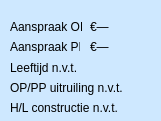
   <widget class="QFrame" name="frame_Aegon67">
    <property name="geometry">
     <rect>
      <x>660</x>
      <y>640</y>
      <width>161</width>
      <height>121</height>
     </rect>
    </property>
    <property name="font">
     <font>
      <pointsize>10</pointsize>
      <weight>75</weight>
      <bold>true</bold>
     </font>
    </property>
    <property name="styleSheet">
     <string notr="true">background-color: rgb(206, 232, 255);</string>
    </property>
    <widget class="QLabel" name="lbl_A67_AanspraakOP">
     <property name="geometry">
      <rect>
       <x>10</x>
       <y>20</y>
       <width>72</width>
       <height>13</height>
      </rect>
     </property>
     <property name="text">
      <string>Aanspraak OP:</string>
     </property>
    </widget>
    <widget class="QLabel" name="lbl_A67_AanspraakPP">
     <property name="geometry">
      <rect>
       <x>10</x>
       <y>40</y>
       <width>70</width>
       <height>13</height>
      </rect>
     </property>
     <property name="text">
      <string>Aanspraak PP:</string>
     </property>
    </widget>
    <widget class="QLabel" name="lbl_A67_hlConstructie">
     <property name="geometry">
      <rect>
       <x>10</x>
       <y>100</y>
       <width>141</width>
       <height>16</height>
      </rect>
     </property>
     <property name="text">
      <string>H/L constructie n.v.t.</string>
     </property>
    </widget>
    <widget class="QLabel" name="lbl_A67_pLeeftijd">
     <property name="geometry">
      <rect>
       <x>10</x>
       <y>60</y>
       <width>141</width>
       <height>16</height>
      </rect>
     </property>
     <property name="text">
      <string>Leeftijd n.v.t.</string>
     </property>
    </widget>
    <widget class="QLabel" name="lbl_A67_OP_PP">
     <property name="geometry">
      <rect>
       <x>10</x>
       <y>80</y>
       <width>141</width>
       <height>16</height>
      </rect>
     </property>
     <property name="text">
      <string>OP/PP uitruiling n.v.t.</string>
     </property>
    </widget>
    <widget class="QLabel" name="lbl_A67_OP">
     <property name="geometry">
      <rect>
       <x>90</x>
       <y>20</y>
       <width>47</width>
       <height>13</height>
      </rect>
     </property>
     <property name="text">
      <string>€—</string>
     </property>
    </widget>
    <widget class="QLabel" name="lbl_A67_PP">
     <property name="geometry">
      <rect>
       <x>90</x>
       <y>40</y>
       <width>47</width>
       <height>13</height>
      </rect>
     </property>
     <property name="text">
      <string>€—</string>
     </property>
    </widget>
   </widget>
